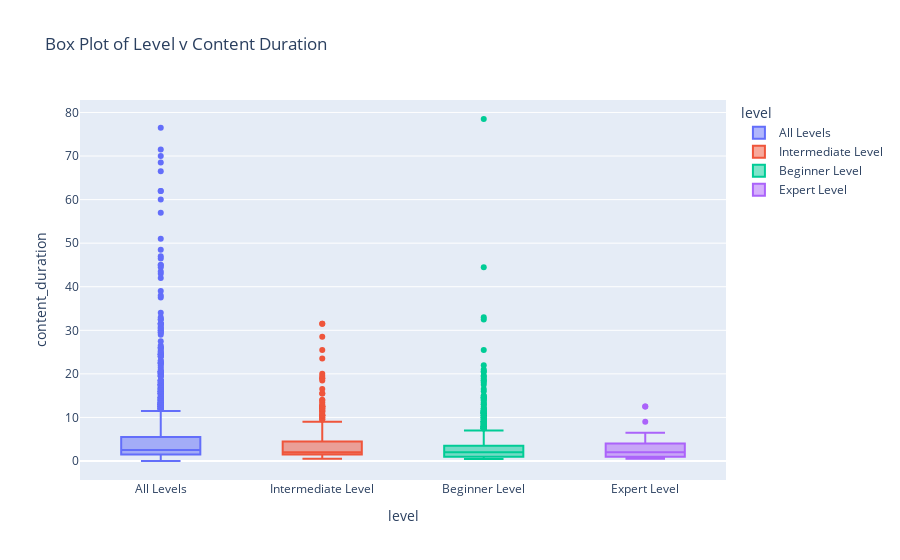

Here is the notebook cell this chart was saved with:
### Markdown cell above
It would make sense that higher level courses have longer duration than the other levels, wouldn't it?

### Code cell
fig=px.box(df, x='level', y='content_duration', color='level', title='Box Plot of Level v Content Duration')
fig.show()

### Figure 1 — Plotly figure (JSON) as saved in the notebook; plotly's stock layout.template omitted (floating-point values rounded to 4 significant figures; data arrays with more than 128 entries replaced by an {"elided": "..."} marker saying what was removed)
{"data": [{"alignmentgroup": "True", "hovertemplate": "level=%{x}<br>content_duration=%{y}<extra></extra>", "legendgroup": "All Levels", "marker": {"color": "#636efa"}, "name": "All Levels", "notched": false, "offsetgroup": "All Levels", "orientation": "v", "showlegend": true, "type": "box", "x": {"elided": "1929 str values"}, "x0": " ", "xaxis": "x", "y": {"elided": "1929 float values"}, "y0": " ", "yaxis": "y"}, {"alignmentgroup": "True", "hovertemplate": "level=%{x}<br>content_duration=%{y}<extra></extra>", "legendgroup": "Intermediate Level", "marker": {"color": "#EF553B"}, "name": "Intermediate Level", "notched": false, "offsetgroup": "Intermediate Level", "orientation": "v", "showlegend": true, "type": "box", "x": {"elided": "421 str values"}, "x0": " ", "xaxis": "x", "y": {"elided": "421 float values"}, "y0": " ", "yaxis": "y"}, {"alignmentgroup": "True", "hovertemplate": "level=%{x}<br>content_duration=%{y}<extra></extra>", "legendgroup": "Beginner Level", "marker": {"color": "#00cc96"}, "name": "Beginner Level", "notched": false, "offsetgroup": "Beginner Level", "orientation": "v", "showlegend": true, "type": "box", "x": {"elided": "1270 str values"}, "x0": " ", "xaxis": "x", "y": {"elided": "1270 float values"}, "y0": " ", "yaxis": "y"}, {"alignmentgroup": "True", "hovertemplate": "level=%{x}<br>content_duration=%{y}<extra></extra>", "legendgroup": "Expert Level", "marker": {"color": "#ab63fa"}, "name": "Expert Level", "notched": false, "offsetgroup": "Expert Level", "orientation": "v", "showlegend": true, "type": "box", "x": ["Expert Level", "Expert Level", "Expert Level", "Expert Level", "Expert Level", "Expert Level", "Expert Level", "Expert Level", "Expert Level", "Expert Level", "Expert Level", "Expert Level", "Expert Level", "Expert Level", "Expert Level", "Expert Level", "Expert Level", "Expert Level", "Expert Level", "Expert Level", "Expert Level", "Expert Level", "Expert Level", "Expert Level", "Expert Level", "Expert Level", "Expert Level", "Expert Level", "Expert Level", "Expert Level", "Expert Level", "Expert Level", "Expert Level", "Expert Level", "Expert Level", "Expert Level", "Expert Level", "Expert Level", "Expert Level", "Expert Level", "Expert Level", "Expert Level", "Expert Level", "Expert Level", "Expert Level", "Expert Level", "Expert Level", "Expert Level", "Expert Level", "Expert Level", "Expert Level", "Expert Level", "Expert Level", "Expert Level", "Expert Level", "Expert Level", "Expert Level", "Expert Level"], "x0": " ", "xaxis": "x", "y": [2.5, 2, 1.5, 4.5, 1, 1, 0.7167, 1.5, 2, 2, 6, 0.7, 4, 3.5, 1, 0.5833, 1, 4, 1, 1, 0.5167, 2, 1, 2.5, 1.5, 1, 3.5, 1, 1, 1.5, 1.5, 3.5, 12.5, 1, 2.5, 3.5, 1.5, 1.5, 4, 1.5, 2, 4, 3.5, 3.5, 6, 9, 3, 1.5, 12.5, 5, 4, 3, 6.5, 3, 4, 5.5, 1, 1.5], "y0": " ", "yaxis": "y"}], "layout": {"boxmode": "overlay", "legend": {"title": {"text": "level"}, "tracegroupgap": 0}, "title": {"text": "Box Plot of Level v Content Duration"}, "xaxis": {"anchor": "y", "categoryarray": ["All Levels", "Intermediate Level", "Beginner Level", "Expert Level"], "categoryorder": "array", "domain": [0, 1], "title": {"text": "level"}}, "yaxis": {"anchor": "x", "domain": [0, 1], "title": {"text": "content_duration"}}}}
